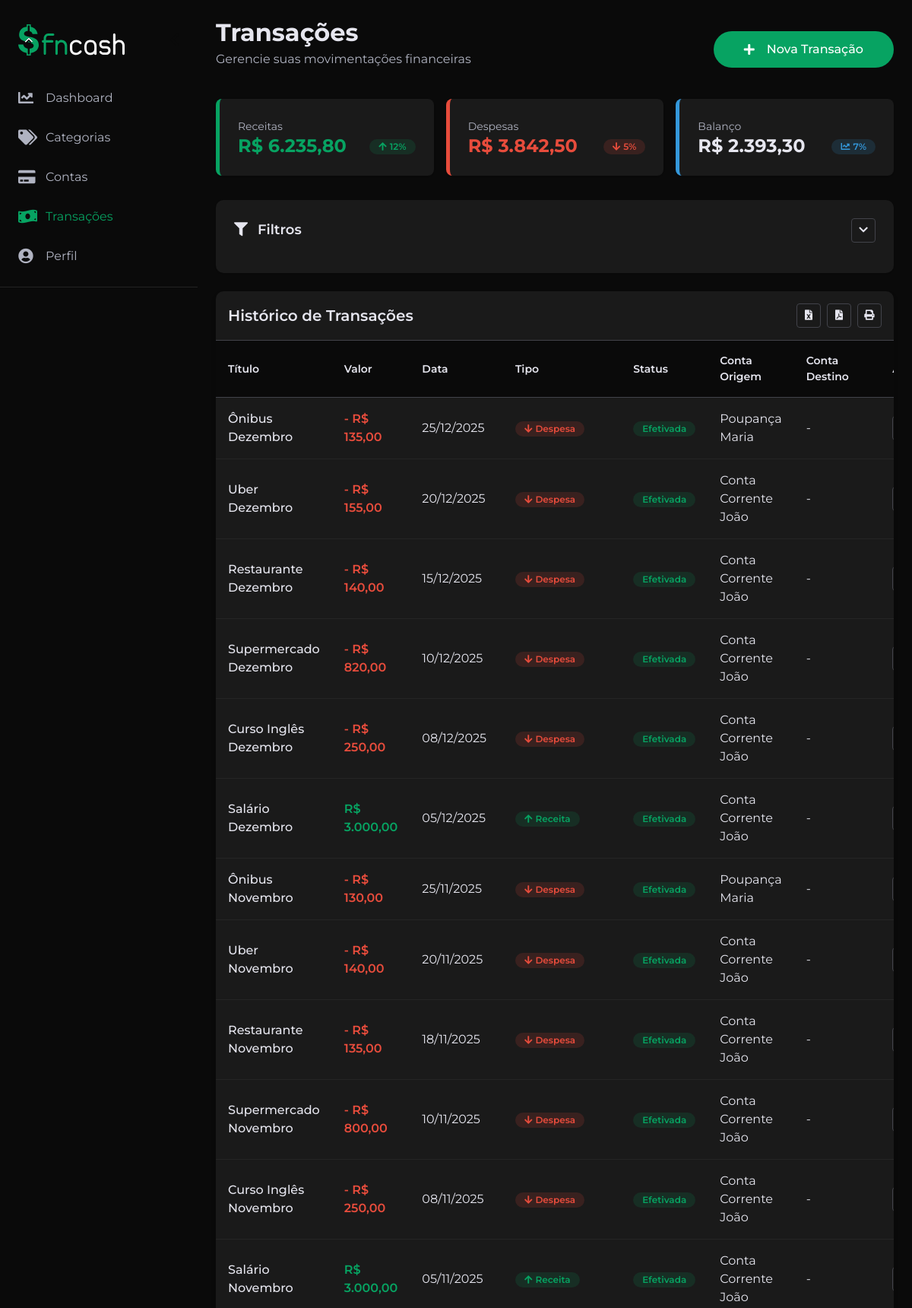
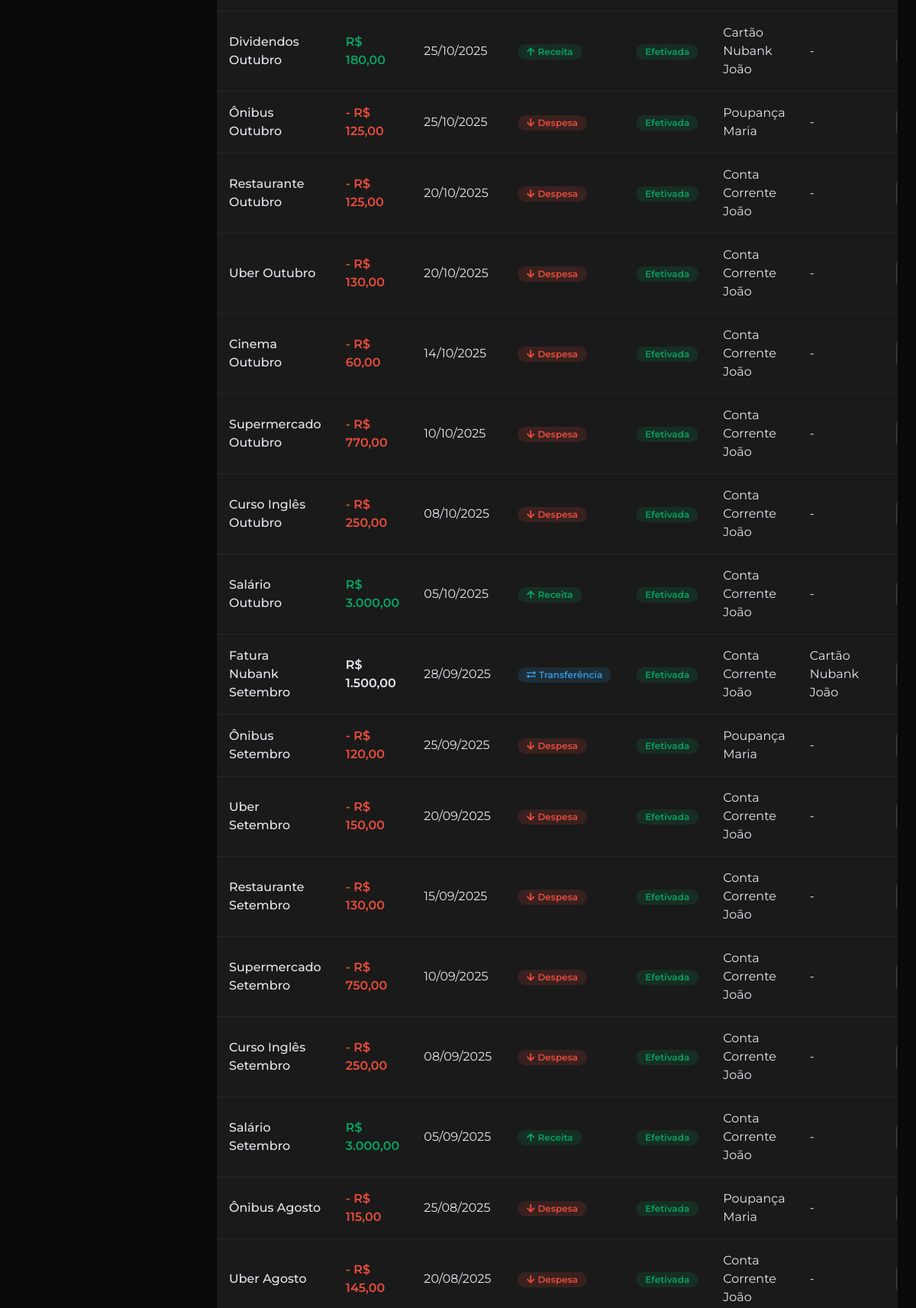
The app's page /pages/transacoes.php (signed in, upper part) with its own data (2 pictures, top to bottom).
### tables this page shows
CREATE TABLE TRANSACAO (
    ID_Transacao INT AUTO_INCREMENT PRIMARY KEY,
    Titulo varchar(150) not null,
    Descricao VARCHAR(255) NOT NULL,
    Valor DECIMAL(15,2) NOT NULL,
    FormaPagamento ENUM('debito', 'credito', 'dinheiro') NOT NULL,
    Data DATE NOT NULL,
    DataRegistro DATETIME NOT NULL DEFAULT CURRENT_TIMESTAMP,
    Tipo ENUM('Despesa', 'Receita', 'Transferência') NOT NULL,
    Status ENUM('Pendente', 'Efetivada', 'Cancelada') NOT NULL DEFAULT 'Efetivada',
    ID_ContaRemetente INT NOT NULL,
    ID_Categoria INT,
    ID_ContaDestinataria INT,
    ID_Usuario INT NOT NULL,
    CONSTRAINT FK_Transacao_Usuario FOREIGN KEY (ID_Usuario) 
        REFERENCES USUARIO(ID_Usuario) ON DELETE CASCADE,
    CONSTRAINT FK_Transacao_Conta FOREIGN KEY (ID_ContaRemetente) 
        REFERENCES CONTA(ID_Conta) ON DELETE CASCADE,
    CONSTRAINT FK_Transacao_Categoria FOREIGN KEY (ID_Categoria) 
        REFERENCES CATEGORIA(ID_Categoria) ON DELETE SET NULL,
    CONSTRAINT FK_Transacao_ContaDestino FOREIGN KEY (ID_ContaDestinataria) 
        REFERENCES CONTA(ID_Conta) ON DELETE SET NULL
);

CREATE TABLE CONTA (
    ID_Conta INT AUTO_INCREMENT PRIMARY KEY,
    Nome VARCHAR(100) NOT NULL,
    Tipo ENUM('Corrente', 'Poupança', 'Cartão de Crédito', 'Investimento', 'Dinheiro', 'Outros') NOT NULL,
    Saldo DECIMAL(15 , 2 ) NOT NULL DEFAULT 0.00,
    Instituicao VARCHAR(100) NOT NULL,
    DataCriacao DATE NOT NULL,
    ID_Usuario INT NOT NULL,
    CONSTRAINT FK_Conta_Usuario FOREIGN KEY (ID_Usuario)
        REFERENCES USUARIO (ID_Usuario)
        ON DELETE CASCADE
);

### pages/transacoes/funcoes.php (called while the page is built, shortened)
<?php
require_once "../conexao.php";
function obterTransacoes() {
    global $conn;
    $sql = "SELECT
                t.*,
                cr.ID_Conta AS ID_ContaRemetente,
                cr.Nome AS NomeContaRemetente,
                cd.ID_Conta AS ID_ContaDestinataria,
                cd.Nome AS NomeContaDestinataria
            FROM TRANSACAO t
            LEFT JOIN CONTA cr ON t.ID_ContaRemetente = cr.ID_Conta
            LEFT JOIN CONTA cd ON t.ID_ContaDestinataria = cd.ID_Conta
            WHERE t.ID_Usuario = 1
            ORDER BY t.Data DESC";
    $result = $conn->query($sql);
    $transacoes = array();
    if ($result->num_rows > 0) {
        while ($row = $result->fetch_assoc()) {
            $transacoes[] = $row;
        }
    }
    return $transacoes;
}
?>

### pages/transacoes.php (the view, shortened to what this page needs)
<?php
require_once 'transacoes/funcoes.php';
require_once 'header.php';
require_once 'sidebar.php';
require_once 'transacoes/modal.php';
?>
<div class="content">
    <div class="mb-6">
        <div class="flex items-center justify-between mb-4">
            <div>
                <h2 class="text-2xl font-bold mb-1">Transações</h2>
                <p class="text-muted">Gerencie suas movimentações financeiras</p>
            </div>
            <button class="btn btn-primary btn-icon" data-toggle="modal" data-target="#transacaoModal">
                <i class="fas fa-plus me-2"></i>
                Nova Transação
            </button>
        </div>
        <div class="d-flex justify-between gap-4 mt-5">
            <div class="summary-card income fade-in animation-delay-100 w-full">
                <span class="summary-label">Receitas</span>
                <div class="flex justify-between items-center">
                    <h3 class="summary-value income">R$ 6.235,80</h3>
                    <div class="flex items-center gap-2">
                        <span class="badge badge-income"><i class="fas fa-arrow-up me-1"></i> 12%</span>
                    </div>
                </div>
            </div>
            <div class="summary-card expense fade-in animation-delay-200 w-full">
                <span class="summary-label">Despesas</span>
                <div class="flex justify-between items-center">
                    <h3 class="summary-value expense">R$ 3.842,50</h3>
                    <div class="flex items-center gap-2">
                        <span class="badge badge-expense"><i class="fas fa-arrow-down me-1"></i> 5%</span>
                    </div>
                </div>
            </div>
            <div class="summary-card balance fade-in animation-delay-300 w-full">
                <span class="summary-label">Balanço</span>
                <div class="flex justify-between items-center">
                    <h3 class="summary-value">R$ 2.393,30</h3>
                    <div class="flex items-center gap-2">
                        <span class="badge badge-info"><i class="fas fa-chart-line me-1"></i> 7%</span>
                    </div>
                </div>
            </div>
        </div>
    </div>
    <div class="filter-container scale-on-load mb-5">
        <div class="filter-header">
            <h3 class="filter-title">
                <i class="fas fa-filter me-2"></i> Filtros
            </h3>
            <button class="btn-action" id="toggleFilter">
                <i class="fas fa-chevron-down"></i>
            </button>
        </div>
    </div>
    <div class="transaction-table-container fade-in-up">
        <div class="p-4 flex justify-between items-center border-bottom">
            <h4 class="font-semibold m-0">Histórico de Transações</h4>
            <div class="flex gap-2">
                <button class="btn-action" title="Exportar para Excel">
                    <i class="fas fa-file-excel"></i>
                </button>
                <button class="btn-action" title="Exportar para PDF">
                    <i class="fas fa-file-pdf"></i>
                </button>
                <button class="btn-action" title="Imprimir">
                    <i class="fas fa-print"></i>
                </button>
            </div>
        </div>
        <table class="transaction-table">
            <thead>
                <tr>
                    <th width="25%">Título</th>
                    <th width="10%">Valor</th>
                    <th width="12%">Data</th>
                    <th width="10%">Tipo</th>
                    <th width="10%">Status</th>
                    <th width="15%">Conta Origem</th>
                    <th width="10%">Conta Destino</th>
                    <th width="8%" class="text-center">Ações</th>
                </tr>
            </thead>
            <tbody>
                <?php
                $transacoes = obterTransacoes();
                if (empty($transacoes)) {
                    echo '<tr><td colspan="8">';
                    echo '<div class="empty-state my-5">';
                    echo '<i class="fas fa-receipt empty-state__icon"></i>';
                    echo '<h3 class="empty-state__title">Nenhuma transação encontrada</h3>';
                    echo '<p class="empty-state__description">Comece a registrar suas transações financeiras para visualizá-las aqui.</p>';
                    echo '<button class="btn btn-primary btn-icon" data-toggle="modal" data-target="#transacaoModal">';
                    echo '<i class="fas fa-plus me-2"></i> Criar Primeira Transação';
                    echo '</button>';
                    echo '</div>';
                    echo '</td></tr>';
                } else {
                    $delay = 100;
                    foreach ($transacoes as $transacao) {
                        $tipoBadgeClass = 'badge-transfer';
                        $valorClass = '';
                        if ($transacao['Tipo'] === 'Receita') {
                            $tipoBadgeClass = 'badge-income';
                            $valorClass = 'text-income';
                        } elseif ($transacao['Tipo'] === 'Despesa') {
                            $tipoBadgeClass = 'badge-expense';
                            $valorClass = 'text-expense';
                        }
                        $statusBadgeClass = 'badge-pending';
                        if ($transacao['Status'] === 'Efetivada') {
                            $statusBadgeClass = 'badge-completed';
                        } elseif ($transacao['Status'] === 'Cancelada') {
                            $statusBadgeClass = 'badge-canceled';
                        }
                        echo "<tr class='fade-in-up' style='animation-delay: {$delay}ms'>";
                        echo "<td class='font-medium'>" . htmlspecialchars($transacao['Titulo']) . "</td>";
                        echo "<td class='font-semibold {$valorClass}'>" .
                             (($transacao['Tipo'] === 'Despesa') ? '- ' : '') .
                             "R$ " . number_format($transacao['Valor'], 2, ',', '.') .
                             "</td>";
                        $data = new DateTime($transacao['Data']);
                        echo "<td>" . $data->format('d/m/Y') . "</td>";
                        echo "<td><span class='badge {$tipoBadgeClass}'>" .
                             "<i class='fas fa-" .
                             ($transacao['Tipo'] === 'Receita' ? 'arrow-up' :
                             ($transacao['Tipo'] === 'Despesa' ? 'arrow-down' : 'exchange-alt')) .
                             " me-1'></i>" .
                             htmlspecialchars($transacao['Tipo']) . "</span></td>";
                        echo "<td><span class='badge {$statusBadgeClass}'>" . htmlspecialchars($transacao['Status']) . "</span></td>";
                        echo "<td>" . htmlspecialchars($transacao['NomeContaRemetente']) . "</td>";
                        echo "<td>" . ($transacao['NomeContaDestinataria'] !== null ? htmlspecialchars($transacao['NomeContaDestinataria']) : '-') . "</td>";
                        echo "<td>";
                        echo "</td>";
                        echo "</tr>";
                        $delay += 50;
                    }
                }
                ?>
            </tbody>
        </table>
    </div>
</div>
<?php
require_once 'footer.php';
?>

### pages/transacoes/modal/modal.css (style rules this page uses)
.btn { border-radius: 50px; font-size: 1rem; font-weight: 500; padding: 12px 40px; transition: all 0.3s ease; }
.btn-primary { background-color: var(--accent-clr); border: none; }

### pages/transacoes/modal.php (style rules this page uses)
:root { --base-clr: #0a0a0a; --line-clr: #42434a; --hover-clr: #053F27; --text-clr: #e6e6ef; --accent-clr: #07A362; --secondary-text-clr: #b0b3c1; --background-clr: #f5f5f5; --input-bg-clr: #f5f5f5; --box-shadow-clr: rgba(10, 10, 10, 0.5); --hover-overlay-clr: rgba(10, 10, 10, 0.2); }

### records on screen
transacao: Titulo "Ônibus Dezembro", Valor "135,00", Data "25/12/2025", Tipo "Despesa", Status "Efetivada", ID_ContaRemetente.Nome "Poupança Maria"
transacao: Titulo "Uber Dezembro", Valor "155,00", Data "20/12/2025", Tipo "Despesa", Status "Efetivada", ID_ContaRemetente.Nome "Conta Corrente João"
transacao: Titulo "Restaurante Dezembro", Valor "140,00", Data "15/12/2025", Tipo "Despesa", Status "Efetivada", ID_ContaRemetente.Nome "Conta Corrente João"
transacao: Titulo "Supermercado Dezembro", Valor "820,00", Data "10/12/2025", Tipo "Despesa", Status "Efetivada", ID_ContaRemetente.Nome "Conta Corrente João"
transacao: Titulo "Curso Inglês Dezembro", Valor "250,00", Data "08/12/2025", Tipo "Despesa", Status "Efetivada", ID_ContaRemetente.Nome "Conta Corrente João"
transacao: Titulo "Salário Dezembro", Valor "3.000,00", Data "05/12/2025", Tipo "Receita", Status "Efetivada", ID_ContaRemetente.Nome "Conta Corrente João"
transacao: Titulo "Ônibus Novembro", Valor "130,00", Data "25/11/2025", Tipo "Despesa", Status "Efetivada", ID_ContaRemetente.Nome "Poupança Maria"
transacao: Titulo "Uber Novembro", Valor "140,00", Data "20/11/2025", Tipo "Despesa", Status "Efetivada", ID_ContaRemetente.Nome "Conta Corrente João"
transacao: Titulo "Restaurante Novembro", Valor "135,00", Data "18/11/2025", Tipo "Despesa", Status "Efetivada", ID_ContaRemetente.Nome "Conta Corrente João"
transacao: Titulo "Supermercado Novembro", Valor "800,00", Data "10/11/2025", Tipo "Despesa", Status "Efetivada", ID_ContaRemetente.Nome "Conta Corrente João"
transacao: Titulo "Curso Inglês Novembro", Valor "250,00", Data "08/11/2025", Tipo "Despesa", Status "Efetivada", ID_ContaRemetente.Nome "Conta Corrente João"
transacao: Titulo "Salário Novembro", Valor "3.000,00", Data "05/11/2025", Tipo "Receita", Status "Efetivada", ID_ContaRemetente.Nome "Conta Corrente João"
transacao: Titulo "Dividendos Outubro", Valor "180,00", Data "25/10/2025", Tipo "Receita", Status "Efetivada", ID_ContaRemetente.Nome "Cartão Nubank João"
transacao: Titulo "Ônibus Outubro", Valor "125,00", Data "25/10/2025", Tipo "Despesa", Status "Efetivada", ID_ContaRemetente.Nome "Poupança Maria"
transacao: Titulo "Restaurante Outubro", Valor "125,00", Data "20/10/2025", Tipo "Despesa", Status "Efetivada", ID_ContaRemetente.Nome "Conta Corrente João"
transacao: Titulo "Uber Outubro", Valor "130,00", Data "20/10/2025", Tipo "Despesa", Status "Efetivada", ID_ContaRemetente.Nome "Conta Corrente João"
transacao: Titulo "Cinema Outubro", Valor "60,00", Data "14/10/2025", Tipo "Despesa", Status "Efetivada", ID_ContaRemetente.Nome "Conta Corrente João"
transacao: Titulo "Supermercado Outubro", Valor "770,00", Data "10/10/2025", Tipo "Despesa", Status "Efetivada", ID_ContaRemetente.Nome "Conta Corrente João"
transacao: Titulo "Curso Inglês Outubro", Valor "250,00", Data "08/10/2025", Tipo "Despesa", Status "Efetivada", ID_ContaRemetente.Nome "Conta Corrente João"
transacao: Titulo "Salário Outubro", Valor "3.000,00", Data "05/10/2025", Tipo "Receita", Status "Efetivada", ID_ContaRemetente.Nome "Conta Corrente João"
transacao: Titulo "Fatura Nubank Setembro", Valor "1.500,00", Data "28/09/2025", Tipo "Transferência", Status "Efetivada", ID_ContaRemetente.Nome "Conta Corrente João", ID_ContaDestinataria.Nome "Cartão Nubank João"
transacao: Titulo "Ônibus Setembro", Valor "120,00", Data "25/09/2025", Tipo "Despesa", Status "Efetivada", ID_ContaRemetente.Nome "Poupança Maria"
transacao: Titulo "Uber Setembro", Valor "150,00", Data "20/09/2025", Tipo "Despesa", Status "Efetivada", ID_ContaRemetente.Nome "Conta Corrente João"
transacao: Titulo "Restaurante Setembro", Valor "130,00", Data "15/09/2025", Tipo "Despesa", Status "Efetivada", ID_ContaRemetente.Nome "Conta Corrente João"
transacao: Titulo "Supermercado Setembro", Valor "750,00", Data "10/09/2025", Tipo "Despesa", Status "Efetivada", ID_ContaRemetente.Nome "Conta Corrente João"
transacao: Titulo "Curso Inglês Setembro", Valor "250,00", Data "08/09/2025", Tipo "Despesa", Status "Efetivada", ID_ContaRemetente.Nome "Conta Corrente João"
transacao: Titulo "Salário Setembro", Valor "3.000,00", Data "05/09/2025", Tipo "Receita", Status "Efetivada", ID_ContaRemetente.Nome "Conta Corrente João"
transacao: Titulo "Ônibus Agosto", Valor "115,00", Data "25/08/2025", Tipo "Despesa", Status "Efetivada", ID_ContaRemetente.Nome "Poupança Maria"
transacao: Titulo "Uber Agosto", Valor "145,00", Data "20/08/2025", Tipo "Despesa", Status "Efetivada", ID_ContaRemetente.Nome "Conta Corrente João"
